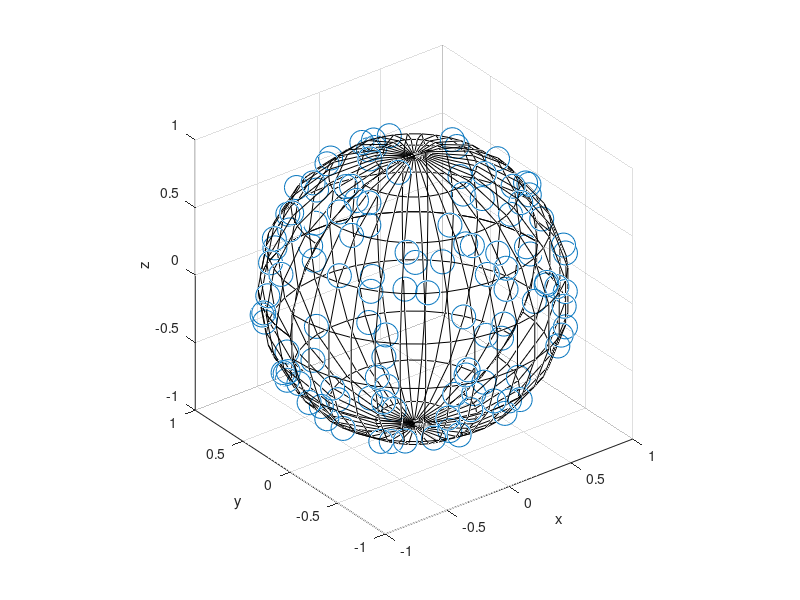

Here is the MATLAB script that generated this plot:
% Simulate a Poisson point process on the surface of a sphere.
% The Code can be modified to simulate the point  process *inside* the 
% sphere; see the post
% hpaulkeeler.com/simulating-a-poisson-point-process-on-a-sphere/
% Author: H. Paul Keeler, 2020.
% Website: hpaulkeeler.com
% Repository: github.com/hpaulkeeler/posts
% For more details, see the post:
% hpaulkeeler.com/simulating-a-poisson-point-process-on-a-sphere/

%Simulation window parameters
r=1; %radius of sphere
%centre of sphere
xx0=0; 
yy0=0; 
zz0=0;

%Point process parameters
lambda=10; %intensity (ie mean density) of the Poisson process

measureTotal=4*pi*r^2; %area of sphere
%use this line instead to uniformly place points *inside* the sphere
%measureTotal=4/3*pi*r^3; %volume of sphere

%Simulate Poisson point process
numbPoints=poissrnd(measureTotal*lambda);%Poisson number of points

% %METHOD 1 for positioning points: Use spherical coodinates
% %angular variables
% theta=pi*(rand(numbPoints,1)); %polar angles
% phi=2*pi*(rand(numbPoints,1)); %azimuth angles
% %radial variables
% rho=r*ones(numbPoints,1); %radial distances (fixed radius)
% %use this line instead to uniformly place points *inside* the sphere
% %rho=r*(rand(numbPoints,1)).^(1/3); 
% %Convert from spherical to Cartesian coordinates
% [xx,yy,zz]=sph2cart(theta,phi,rho); 

%METHOD 2 for positioning points: Use normal random variables
xxRand=normrnd(0,1,numbPoints,3); %generate three sets of normal variables
normRand=vecnorm(xxRand,2,2); %Euclidean norms (across each row)
xxRandBall=xxRand./normRand; %rescale by Euclidean norms
xxRandBall=r*xxRandBall; %rescale for non-unit sphere
%retrieve x and y coordinates
xx=xxRandBall(:,1);
yy=xxRandBall(:,2);
zz=xxRandBall(:,3);

%Shift centre of sphere to (xx0,yy0,zz0)
xx=xx+xx0;
yy=yy+yy0;
zz=zz+zz0;
 
%Plotting
markerSize=300;
scatter3(xx,yy,zz,markerSize,'b.'); 
xlabel('x');
ylabel('y');
zlabel('z');
axis square;
hold on;

%create mesh to plot the outline of a sphere
numbMesh=20; 
[thetaMesh, phiMesh] = meshgrid(linspace(0, pi, numbMesh), linspace(0, 2*pi, numbMesh));
%convert to Cartesian coordinates
[xMesh,yMesh,zMesh] = sph2cart(thetaMesh, phiMesh, r);
%Shift centre of sphere to (xx0,yy0,zz0)
xMesh=xMesh+xx0;
yMesh=yMesh+yy0;
zMesh=zMesh+zz0;
%do a surface plot with a clear faces 
surface(xMesh,yMesh,zMesh,'FaceColor', 'none');
